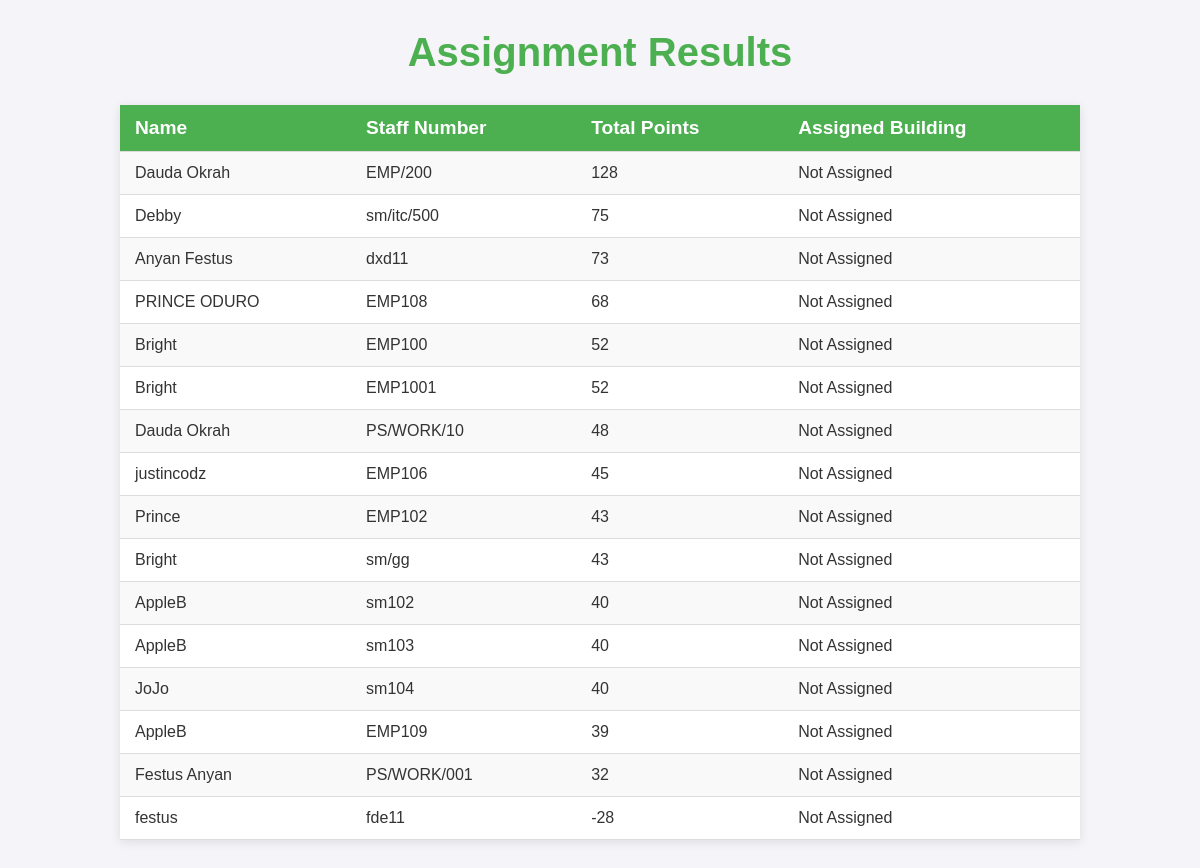
The page /check_point on the database its author committed.
### project/models.py (models this page shows, shortened)
class Appointment(models.Model):
    name = models.CharField(max_length=100)
    staff_number = models.CharField(max_length=100)
    department = models.CharField(max_length=100)
    mobile_no = models.IntegerField()
    dateOf_Uni_Appointment = models.DateField(default=date.today)
    presentUni_bungalow = models.CharField(max_length=100)
    date_of_occupation_ofAccomodation = models.DateField(null=True, blank=True)
    studyLeave_from = models.DateField(null=True, blank=True)
    studyLeave_to = models.DateField(null=True, blank=True)
    initial_point = models.IntegerField(default=0)
    marital_status_choices = [
        ('single', 'Single'),
        ('married', 'Married'),
        ('none', 'None')
    ]
    marital_status = models.CharField(max_length=50, choices=marital_status_choices, default='Single')
    duty_status_choices = [
        ('provert', 'Provert'),
        ('deans', 'Deans'),
        ('head of department', 'Head of Department')
    ]
    duty_status = models.CharField(max_length=50, choices=duty_status_choices, default='Provert')
    num_of_children = models.IntegerField()
    date_of_duty = models.DateField(null=True, blank=True)
    present_accommodation = models.CharField(max_length=50, choices=[('off_campus', 'Off Campus'), ('on_campus', 'On Campus'), ('temporary_accommodation', 'Temporary Accommodation'), ('not_accommodated', 'Not Accommodated')], default='Not Accomodated')

class assign_point_and_preference(models.Model):
    application = models.ForeignKey(Appointment, on_delete=models.CASCADE, related_name='assigned_point_and_preference_set')
    preference_assigned = models.CharField(max_length=255, null=True, blank=True)
    total_points = models.IntegerField(default=0)

### project/views.py (the view, shortened to what this page needs)
# urls.py: path('check_point',views.check_point,name='check_point'),
def check_point(request):
    points = None
    marital_point = None
    accommodation_points = 0  # Initialize as 0
    total = 0
    all_appointments = list(Appointment.objects.all())
    all_senior_staff_appointments = list(senior_staff_appointment.objects.all())
    results = []
    all_appointments_with_points = []
    for staff_appointment in all_senior_staff_appointments:
        try:
            points = calculate_service_points_seniorstaff(
                staff_appointment.designation_point,
                staff_appointment.dateOf_Uni_Appointment.strftime('%Y-%m-%d')
            )
            print(staff_appointment.designation_point)
            print(designation_point)
            marital_point = cal_marital_points_seniorstaff(
                staff_appointment.marital_status,
                staff_appointment.num_of_children
            )
            if staff_appointment.present_accommodation:  # Only calculate if present_accommodation is not None
                accommodation_points = calculate_present_accommodation_points_seniorstaff(
                    staff_appointment.present_accommodation,
                    staff_appointment.date_of_occupation_ofAccomodation.strftime('%Y-%m-%d') if staff_appointment.date_of_occupation_ofAccomodation else None
                )
                total = int(points) + int(marital_point) + int(accommodation_points)
            else:
                total = int(points) + int(marital_point)
            staff_appointment.total_points = total
            staff_appointment.save()
            if appointment.staff_number.startswith('sm'):
                category = 'senior_member'
            elif appointment.staff_number.startswith('ss'):
                category = 'senior_staff'
            elif appointment.staff_number.startswith('js'):
                category = 'junior_staff'
            else:
                category = 'unknown'
            all_appointments_with_points.append({
                'appointment': staff_appointment,
                'total_points': total,
                'category': category
            })
        except senior_staff_appointment.DoesNotExist:
            messages.error(request, 'Error in processing senior staff appointment.')
        except Exception as e:
            messages.error(request, f'Error: {str(e)}')
    for appointment in all_appointments:
        try:
            points = calculate_status_points(
                appointment.initial_point,
                appointment.dateOf_Uni_Appointment.strftime('%Y-%m-%d'),
                appointment.studyLeave_from.strftime('%Y-%m-%d') if appointment.studyLeave_from else None,
                appointment.studyLeave_to.strftime('%Y-%m-%d') if appointment.studyLeave_to else None
            )
            marital_point = cal_marital_points(
                appointment.duty_status,
                appointment.marital_status,
                appointment.num_of_children,
                appointment.date_of_duty.strftime('%Y-%m-%d') if appointment.date_of_duty else None,
            )
            if appointment.present_accommodation:  # Only calculate if present_accommodation is not None
                accommodation_points = calculate_accommodation_points(
                    appointment.present_accommodation,
                    appointment.date_of_occupation_ofAccomodation.strftime('%Y-%m-%d') if appointment.date_of_occupation_ofAccomodation else None
                )
                total = int(points) + int(marital_point) + int(accommodation_points)
            else:
                total = int(points) + int(marital_point)
            if appointment.staff_number.startswith('sm'):
                category = 'senior_member'
            elif appointment.staff_number.startswith('ss'):
                category = 'senior_staff'
            elif appointment.staff_number.startswith('js'):
                category = 'junior_staff'
            else:
                category = 'unknown'
            all_appointments_with_points.append({
                'appointment': appointment,
                'total_points': total,
                'category': category
            })
        except Appointment.DoesNotExist:
            messages.error(request, 'Error in processing appointment.')
        except Exception as e:
            messages.error(request, f'Error: {str(e)}')
    all_appointments_with_points.sort(key=lambda x: x['total_points'], reverse=True)
    for entry in all_appointments_with_points:
        appointment = entry['appointment']
        total_points = entry['total_points']
        category = entry['category']
        assigned_building = None
        if category == 'senior_member':
            available_buildings = Building.objects.filter(category='senior_member', vacant_rooms__gt=0).order_by('-vacant_rooms')
            for building in available_buildings:
                if building.vacant_rooms > 0:
                    building.vacant_rooms -= 1
                    building.save()
                    assigned_building = building.name
                    break
            if not assigned_building:
                available_buildings = Building.objects.filter(category='senior_staff', vacant_rooms__gt=0).order_by('-vacant_rooms')
            if not assigned_building:
                available_buildings = Building.objects.filter(category='junior_staff', vacant_rooms__gt=0).order_by('-vacant_rooms')
                for building in available_buildings:
                    if building.vacant_rooms > 0:
                        building.vacant_rooms -= 1
                        building.save()
                        assigned_building = building.name
                        break
        assign_preference, created = assign_point_and_preference.objects.get_or_create(
            application=appointment,
            defaults={'preference_assigned': assigned_building if assigned_building else 'Not Assigned', 'total_points': total_points}
        )
        if not created:
            assign_preference.preference_assigned = assigned_building if assigned_building else 'Not Assigned'
            assign_preference.total_points = total_points
            assign_preference.save()
        results.append({
            'name': appointment.name,
            'staff_number': appointment.staff_number,
            'total_points': total_points,
            'assigned_building': assigned_building if assigned_building else 'Not Assigned'
        })
    return render(request, 'check_point.html', {'results': results})

### project/views.py (called while the page is built, shortened)
def calculate_accommodation_points(present_accommodation, present_accommodation_date):
    if present_accommodation is None or present_accommodation_date is None:
        return 0  # Skip calculation if either value is None
    present_date = datetime.strptime(present_accommodation_date, '%Y-%m-%d')
    current_date = datetime.now()
    months_of_stay = (current_date.year - present_date.year) * 12 + abs(current_date.month - present_date.month) + 1
    if present_accommodation == 'off_campus':
        return months_of_stay // 3
    elif present_accommodation == 'on_campus':
        return months_of_stay // 6
    elif present_accommodation == 'temporary_accommodation':
        return months_of_stay // 2
    elif present_accommodation == 'not_accommodated':
        return months_of_stay
    else:
        return 0

def calculate_service_points_seniorstaff(designation_point, dateOf_Uni_Appointment):
    try:
        total_points = 0
        appointment_date = datetime.strptime(dateOf_Uni_Appointment, '%Y-%m-%d')
        current_date = datetime.now()
        months_in_service = (current_date.year - appointment_date.year) * 12 + abs(current_date.month - appointment_date.month)
        total_points = months_in_service * 2
        return total_points + designation_point
    except ValueError:
        raise ValueError('Invalid date format. Please use YYYY-MM-DD.')

def calculate_present_accommodation_points_seniorstaff(present_accommodation, date_of_occupation_of_accommodation):
    try:
        if not present_accommodation or not date_of_occupation_of_accommodation:
            return 0  # Return 0 if any field is missing
    except ValueError:
        raise ValueError('Invalid date format. Please use YYYY-MM-DD.')

def cal_marital_points_seniorstaff(marital_status, num_of_children):
    total_point = 0
    if marital_status == 'married':
        total_point += 2
    if num_of_children:
        total_for_children = num_of_children * 1
        if total_for_children<=5:
            total_point+=total_for_children
        else:
            total_point+=5
    return total_point

### templates/check_point.html (shortened to what this page needs)
<!DOCTYPE html>
<html lang="en">
<head>
</head>
<body>
    <h1>Assignment Results</h1>
    <table>
        <tr>
            <th>Name</th>
            <th>Staff Number</th>
            <th>Total Points</th>
            <th>Assigned Building</th>
        </tr>
        {% for result in results %}
        <tr>
            <td>{{ result.name }}</td>
            <td>{{ result.staff_number }}</td>
            <td>{{ result.total_points }}</td>
            <td>{{ result.assigned_building }}</td>
        </tr>
        {% endfor %}
    </table>
</body>
</html>

### templates/check_point.html (style rules this page uses)
body { font-family: 'Arial', sans-serif; background-color: #f4f4f9; color: #333; margin: 0; padding: 0; }
h1 { text-align: center; color: #4CAF50; margin-top: 30px; font-size: 2.5em; }
table { width: 80%; margin: 30px auto; border-collapse: collapse; box-shadow: 0 2px 10px rgba(0, 0, 0, 0.1); background-color: #fff; }
th, td { padding: 12px 15px; text-align: left; border-bottom: 1px solid #ddd; }
th { background-color: #4CAF50; color: white; font-size: 1.2em; }
tr:nth-child(even) { background-color: #f9f9f9; }
td { font-size: 1em; }

### rows shown on the page
Appointment: name "Dauda Okrah", staff_number "EMP/200"
assign_point_and_preference: assigned_building "Not Assigned" "Not Assigned" "Not Assigned" "Not Assigned" "Not Assigned" "Not Assigned" "Not Assigned" "Not Assigned" "Not Assigned" "Not Assigned" "Not Assigned" "Not Assigned" "Not Assigned" "Not Assigned" "Not Assigned" "Not Assigned"
Appointment: name "Debby", staff_number "sm/itc/500"
Appointment: name "Anyan Festus", staff_number "dxd11"
Appointment: name "PRINCE ODURO", staff_number "EMP108"
Appointment: name "Bright", staff_number "EMP100"
Appointment: name "Bright", staff_number "EMP1001"
Appointment: name "Dauda Okrah", staff_number "PS/WORK/10"
Appointment: name "justincodz", staff_number "EMP106"
Appointment: name "Prince", staff_number "EMP102"
Appointment: name "Bright", staff_number "sm/gg"
Appointment: name "AppleB", staff_number "sm102"
Appointment: name "AppleB", staff_number "sm103"
Appointment: name "JoJo", staff_number "sm104"
Appointment: name "AppleB", staff_number "EMP109"
Appointment: name "Festus Anyan", staff_number "PS/WORK/001"
Appointment: name "festus", staff_number "fde11"

### other values the page prints
{{ result.total_points }} "128" "75" "73" "68" "52" "52" "48" "45" "43" "43" "40" "40" "40" "39" "32" "-28"
